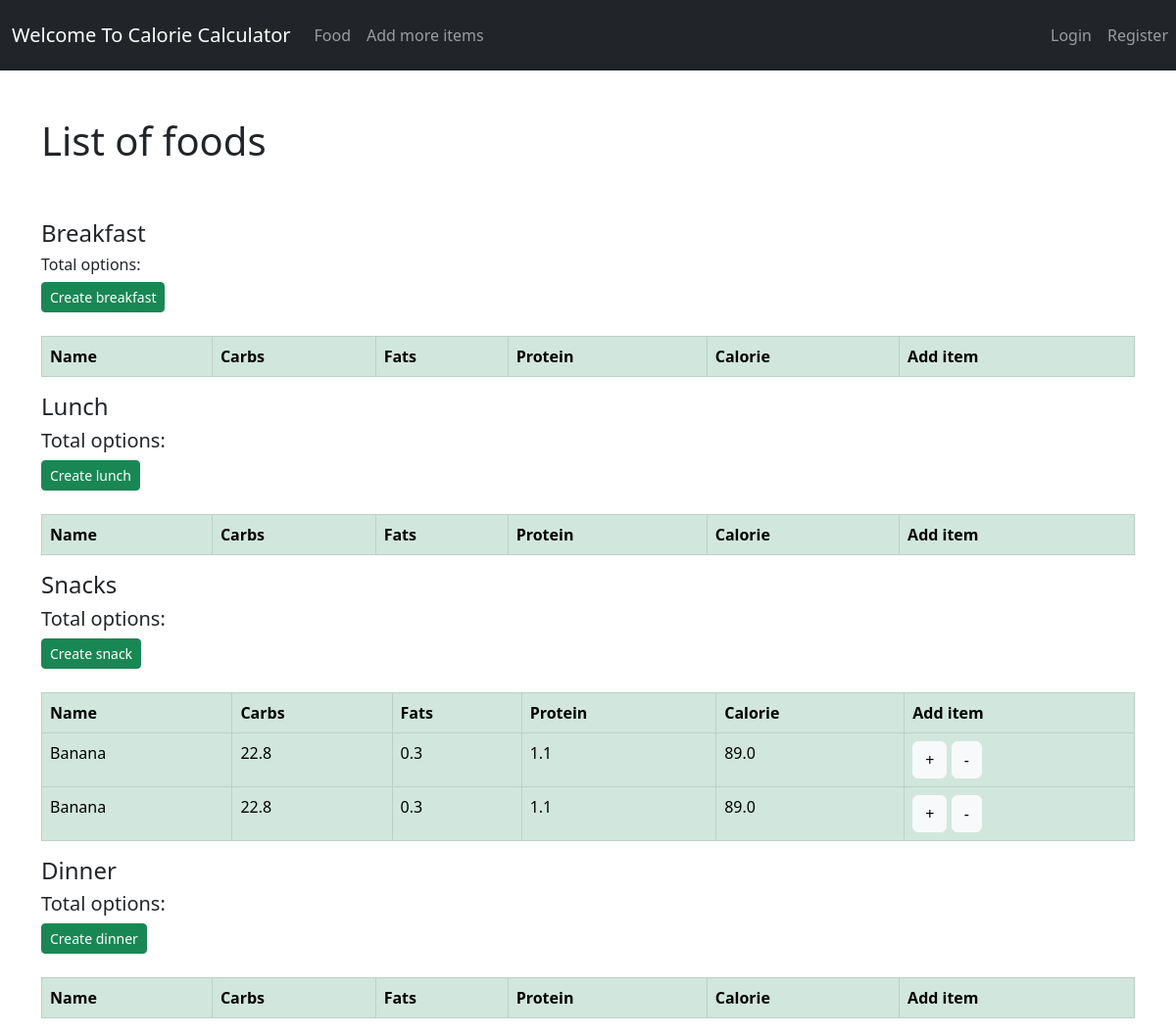
The page /food/ on the database as committed earlier.
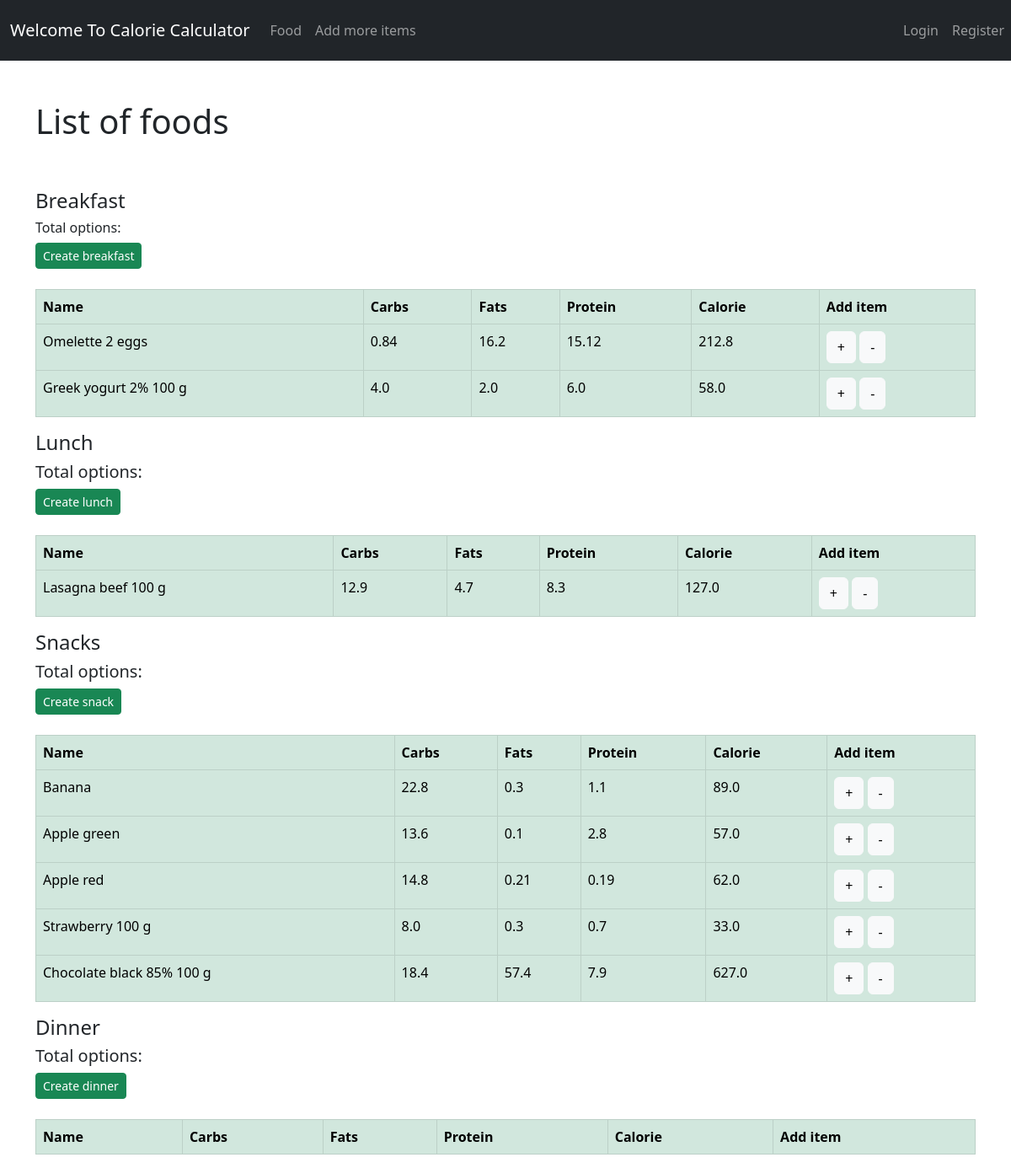
The same page on the database as committed later.
### calorie/models.py (models this page shows, shortened)
class Food(models.Model):
    name = models.CharField(max_length=200)
    category = models.ForeignKey(Category, on_delete=models.CASCADE)
    carbohydrate = models.FloatField()
    fats = models.FloatField()
    protein = models.FloatField()
    calorie = models.FloatField(default=0, blank=True)
    quantity = models.IntegerField(default=1, null=True, blank=True)

### calorie/views.py (the view, shortened to what this page needs)
# urls.py: path('food/', views.home, name='food_item'),
def home(request):
    food = Food.objects.all()
    lunch = []
    snacks = []
    breakfast = []
    dinner = []
    customers = []
    for f in food:
        if f.category.name == "snacks":
            snacks.append(f)
        elif f.category.name == "lunch":
            lunch.append(f)
        elif f.category.name == "dinner":
            dinner.append(f)
        elif f.category.name == "breakfast":
            breakfast.append(f)
        else:
            customers.append(f)
    context = {
        'breakfast': breakfast,
        'lunch': lunch,
        'dinner': dinner,
        'snacks': snacks,
        'customers': customers,
    }
    return render(request, 'calorie/fooditem.html', context)

### templates/calorie/fooditem.html (shortened to what the changed rows need)
{% extends 'base.html' %}
{% load static %}
{% block content %}
    <div class="flex-box-row">
        <h1>List of foods</h1>
        <br>
        <br>
        <table class="table table-succes table-success table-hover table-bordered">
            <br>
            <br>
            <tr>
                <th>Name</th>
                <th>Carbs</th>
                <th>Fats</th>
                <th>Protein</th>
                <th>Calorie</th>
                <th>Add item</th>
            </tr>
            {% for items in breakfast %}
                <tr>
                    <td>{{ items.name }} </td>
                    <td>{{ items.carbohydrate }} </td>
                    <td>{{ items.fats }} </td>
                    <td>{{ items.protein }} </td>
                    <td>{{ items.calorie }} </td>
                    <td>
                        <form method="post">
                            <button type="submit" class="btn btn-light" name="addToMyListButton" value={{ items.pk }}>+</button>
                            <button type="submit" class="btn btn-light" name="deleteFromMyListButton" value={{ items.pk }}>-</button>
                        </form>
                    </td>
                </tr>
            {% endfor %}
        </table>
    </div>
    <br>
    <div class="flex-box-row">
        <table class="table table-succes table-success table-hover table-bordered">
            <br>
            <br>
            <tr>
                <th>Name</th>
                <th>Carbs</th>
                <th>Fats</th>
                <th>Protein</th>
                <th>Calorie</th>
                <th>Add item</th>
            </tr>
            {% for items in lunch %}
                <tr>
                    <td>{{ items.name }} </td>
                    <td>{{ items.carbohydrate }} </td>
                    <td>{{ items.fats }} </td>
                    <td>{{ items.protein }} </td>
                    <td>{{ items.calorie }} </td>
                    <td>
                        <form method="post">
                            <button type="submit" class="btn btn-light" name="addToMyListButton" value={{ items.pk }}>+</button>
                            <button type="submit" class="btn btn-light" name="deleteFromMyListButton" value={{ items.pk }}>-</button>
                        </form>
                    </td>
                </tr>
            {% endfor %}
        </table>
    </div>
    <br>
    <div class="flex-box-row">
        <br>
        <br>
        <table class="table table-succes table-success table-hover table-bordered">
            <tr>
                <th>Name</th>
                <th>Carbs</th>
                <th>Fats</th>
                <th>Protein</th>
                <th>Calorie</th>
                <th>Add item</th>
            </tr>
            {% for items in snacks %}
                <tr>
                    <td>{{ items.name }} </td>
                    <td>{{ items.carbohydrate }} </td>
                    <td>{{ items.fats }} </td>
                    <td>{{ items.protein }} </td>
                    <td>{{ items.calorie }} </td>
                    <td>
                        <form method="post">
                            <button type="submit" class="btn btn-light" name="addToMyListButton" value={{ items.pk }}>+</button>
                            <button type="submit" class="btn btn-light" name="deleteFromMyListButton" value={{ items.pk }}>-</button>
                        </form>
                    </td>
                </tr>
            {% endfor %}
        </table>
    </div>
    <br>
    <div class="flex-box-row">
        <table class="table table-succes table-success table-hover table-bordered">
            <br>
            <br>
            <tr>
                <th>Name</th>
                <th>Carbs</th>
                <th>Fats</th>
                <th>Protein</th>
                <th>Calorie</th>
                <th>Add item</th>
            </tr>
        </table>
    </div>
    <br>
    </div>
{% endblock %}

Rows that differ between the two databases and show on the page:
removed Food: name "Banana", carbohydrate "22.8", fats "0.3", protein "1.1", calorie "89.0", {{ items.pk }} 4 (drawn), shown under "Total options:"
added Food: name "Omelette 2 eggs", carbohydrate "0.84", fats "16.2", protein "15.12", calorie "212.8", {{ items.pk }} 11 (drawn), shown under "Total options:"
added Food: name "Greek yogurt 2% 100 g", carbohydrate "4.0", fats "2.0", protein "6.0", calorie "58.0", {{ items.pk }} 12 (drawn), shown under "Total options:"
added Food: name "Lasagna beef 100 g", carbohydrate "12.9", fats "4.7", protein "8.3", calorie "127.0", {{ items.pk }} 6 (drawn), shown under "Total options:"
added Food: name "Apple green", carbohydrate "13.6", fats "0.1", protein "2.8", calorie "57.0", {{ items.pk }} 7 (drawn), shown under "Total options:"
added Food: name "Apple red", carbohydrate "14.8", fats "0.21", protein "0.19", calorie "62.0", {{ items.pk }} 8 (drawn), shown under "Total options:"
added Food: name "Strawberry 100 g", carbohydrate "8.0", fats "0.3", protein "0.7", calorie "33.0", {{ items.pk }} 9 (drawn), shown under "Total options:"
added Food: name "Chocolate black 85% 100 g", carbohydrate "18.4", fats "57.4", protein "7.9", calorie "627.0", {{ items.pk }} 10 (drawn), shown under "Total options:"
